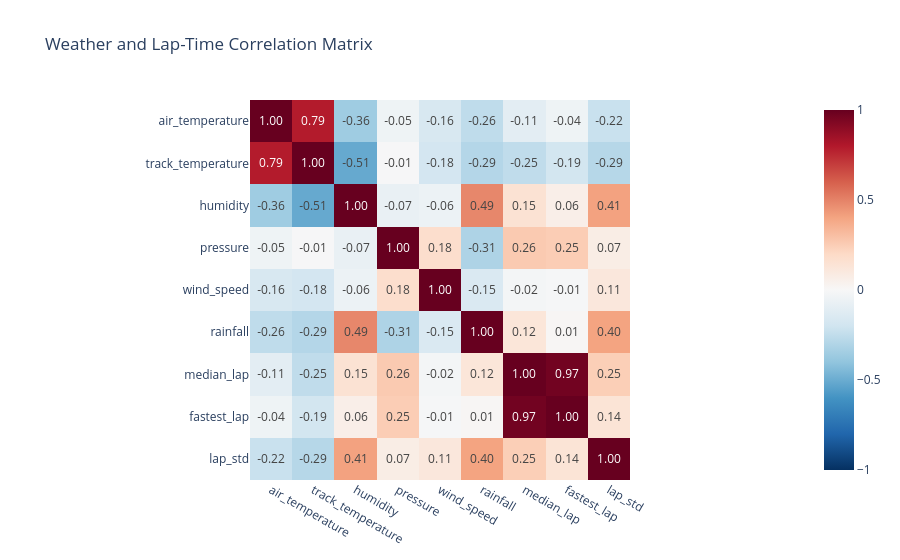

The notebook cell this image was saved under:
### Code cell
fig = px.imshow(
    weather_lap_corr,
    text_auto=".2f",
    color_continuous_scale="RdBu_r",
    zmin=-1,
    zmax=1,
    title="Weather and Lap-Time Correlation Matrix",
)
fig.write_html(OUTPUT_CHARTS / "weather_lap_correlation_heatmap.html", include_plotlyjs="cdn")
fig.show()

### Figure 1 — Plotly figure (JSON) as saved in the notebook; plotly's stock layout.template omitted (floating-point values rounded to 4 significant figures)
{"data": [{"coloraxis": "coloraxis", "hovertemplate": "x: %{x}<br>y: %{y}<br>color: %{z}<extra></extra>", "name": "0", "texttemplate": "%{z:.2f}", "type": "heatmap", "x": ["air_temperature", "track_temperature", "humidity", "pressure", "wind_speed", "rainfall", "median_lap", "fastest_lap", "lap_std"], "xaxis": "x", "y": ["air_temperature", "track_temperature", "humidity", "pressure", "wind_speed", "rainfall", "median_lap", "fastest_lap", "lap_std"], "yaxis": "y", "z": [[1.0, 0.7926, -0.3585, -0.04631, -0.1619, -0.2563, -0.1069, -0.04498, -0.2249], [0.7926, 1.0, -0.5117, -0.005604, -0.1841, -0.293, -0.254, -0.1916, -0.2868], [-0.3585, -0.5117, 1.0, -0.0744, -0.05843, 0.4874, 0.1489, 0.06152, 0.4074], [-0.04631, -0.005604, -0.0744, 1.0, 0.1768, -0.3111, 0.2642, 0.2515, 0.07376], [-0.1619, -0.1841, -0.05843, 0.1768, 1.0, -0.1527, -0.02129, -0.01225, 0.1143], [-0.2563, -0.293, 0.4874, -0.3111, -0.1527, 1.0, 0.123, 0.01318, 0.402], [-0.1069, -0.254, 0.1489, 0.2642, -0.02129, 0.123, 1.0, 0.9718, 0.2457], [-0.04498, -0.1916, 0.06152, 0.2515, -0.01225, 0.01318, 0.9718, 1.0, 0.1358], [-0.2249, -0.2868, 0.4074, 0.07376, 0.1143, 0.402, 0.2457, 0.1358, 1.0]]}], "layout": {"coloraxis": {"cmax": 1, "cmin": -1, "colorscale": [[0.0, "rgb(5,48,97)"], [0.1, "rgb(33,102,172)"], [0.2, "rgb(67,147,195)"], [0.3, "rgb(146,197,222)"], [0.4, "rgb(209,229,240)"], [0.5, "rgb(247,247,247)"], [0.6, "rgb(253,219,199)"], [0.7, "rgb(244,165,130)"], [0.8, "rgb(214,96,77)"], [0.9, "rgb(178,24,43)"], [1.0, "rgb(103,0,31)"]]}, "title": {"text": "Weather and Lap-Time Correlation Matrix"}, "xaxis": {"anchor": "y", "constrain": "domain", "domain": [0.0, 1.0], "scaleanchor": "y"}, "yaxis": {"anchor": "x", "autorange": "reversed", "constrain": "domain", "domain": [0.0, 1.0]}}}
